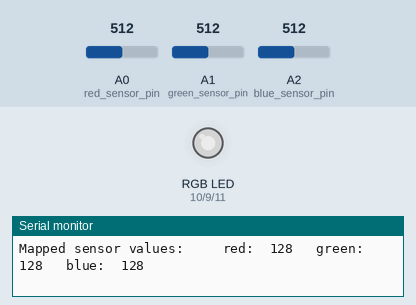
This sketch was run on a simulated Arduino Uno, built with avr-gcc and run on an emulated ATmega328P. Shown: an RGB LED mixed from three pins (HIGH = lit), the last lines printed to the serial monitor. Inputs (shaded band) come from the test bench; at power-on: A0 (red_sensor_pin) = 512, A1 (green_sensor_pin) = 512, A2 (blue_sensor_pin) = 512. Dim RGB values are drawn brighter than linear.

Above: at 1.2 s.
1.3 s: A0 (red_sensor_pin) set to 412
At 2.6 s:
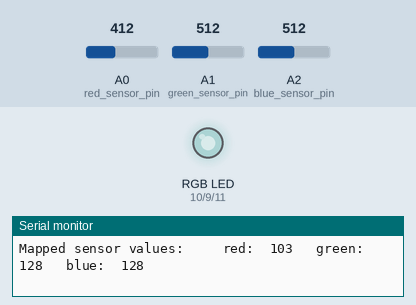
4.3 s: A0 (red_sensor_pin) set to 389
At 5.9 s:
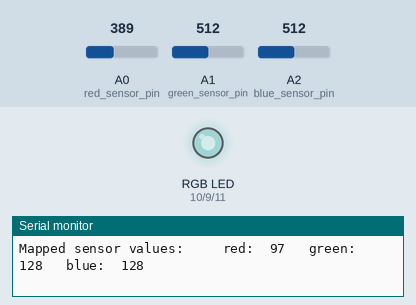
7.3 s: A1 (green_sensor_pin) set to 411
At 8.6 s:
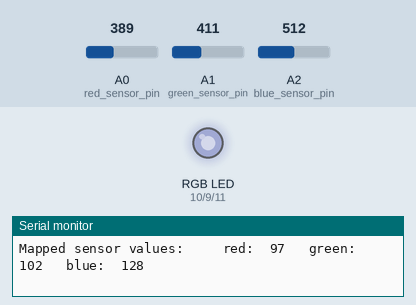
10.3 s: A1 (green_sensor_pin) set to 387
At 10.9 s:
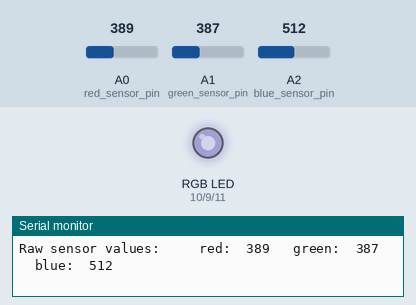
13.3 s: A2 (blue_sensor_pin) set to 408
At 13.9 s:
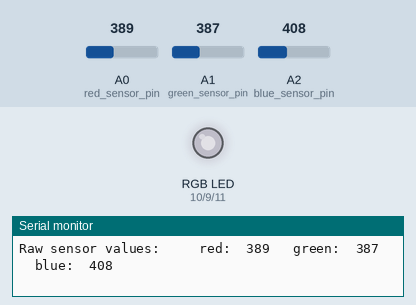
16.3 s: A2 (blue_sensor_pin) set to 385
At 17.7 s:
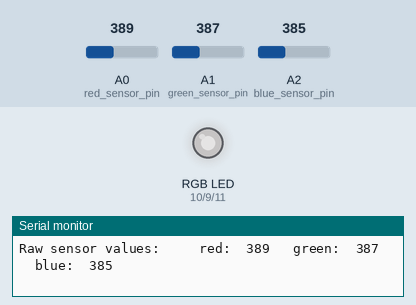
Timing chart, 0 to 19.3 s (numbered marks = the images above; inputs shaded):
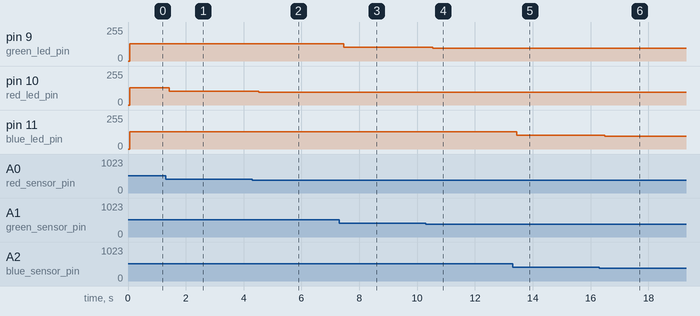

Measured:
- after the input at 1.3 s, pin 10 (red_led_pin): 128/255 → 103/255 after 0.13 s
- after the input at 4.3 s, pin 10 (red_led_pin): 103/255 → 97/255 after 0.22 s
- after the input at 7.3 s, pin 9 (green_led_pin): 128/255 → 102/255 after 0.17 s
- after the input at 10.3 s, pin 9 (green_led_pin): 102/255 → 96/255 after 0.23 s
- after the input at 13.3 s, pin 11 (blue_led_pin): 128/255 → 102/255 after 0.15 s
- after the input at 16.3 s, pin 11 (blue_led_pin): 102/255 → 96/255 after 0.19 s

The sketch:

ColorLamp.ino
```cpp
const int green_led_pin = 9;
 const int red_led_pin = 10;
 const int blue_led_pin = 11;

 const int red_sensor_pin = A0;
 const int green_sensor_pin = A1;
 const int blue_sensor_pin = A2;

 int red_value = 0;
 int blue_value = 0;
 int green_value = 0;

 int red_sensor_value = 0;
 int blue_sensor_value = 0;
 int green_sensor_value = 0;


void setup()
{
 Serial.begin (9600);
 pinMode (green_led_pin, OUTPUT);
 pinMode (red_led_pin, OUTPUT);
 pinMode (blue_led_pin, OUTPUT);
}

void loop()
{
int red_sensor_value = analogRead (red_sensor_pin);
delay (5);
int green_sensor_value = analogRead (green_sensor_pin);
delay (5);
int blue_sensor_value = analogRead (blue_sensor_pin);

Serial.print ("Raw sensor values:  \t red:  ");
Serial.print (red_sensor_value);
Serial.print ("\t green:  ");
Serial.print (green_sensor_value);
Serial.print ("\t blue:  ");
Serial.println (blue_sensor_value);

red_value = red_sensor_value / 4;
green_value = green_sensor_value / 4;
blue_value = blue_sensor_value / 4;

Serial.print ("Mapped sensor values:  \t red:  ");
Serial.print (red_value);
Serial.print ("\t green:  ");
Serial.print (green_value);
Serial.print ("\t blue:  ");
Serial.println (blue_value);

analogWrite (red_led_pin, red_value);
analogWrite (green_led_pin, green_value);
analogWrite (blue_led_pin, blue_value);
}
```
